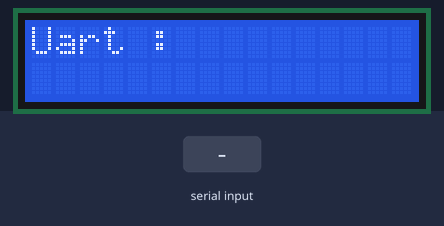
Recording of a program running on a simulated ATmega32, built with avr-gcc and emulated at 8 MHz. On the bench: 16×2 character LCD. Wiring (inferred from the signals the program sends): character LCD (HD44780): RS PA5; E PA4; data PA0, PA1, PA2, PA3. Inputs (shaded band) come from the test bench. What the program prints to the serial monitor is not drawn.

Above: at 1.2 s.
1.3 s: "1" received over Serial
At 2.2 s:
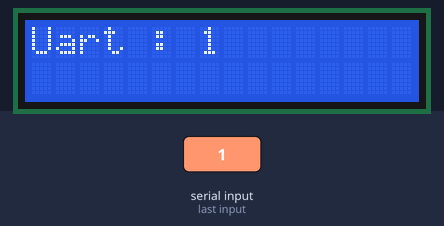
2.8 s: "0" received over Serial
At 3.4 s:
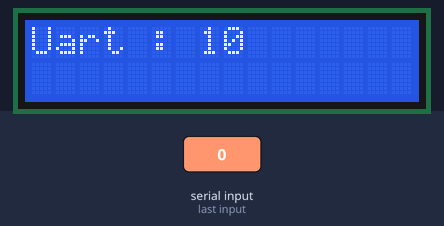
4.3 s: "2" received over Serial
At 5.7 s:
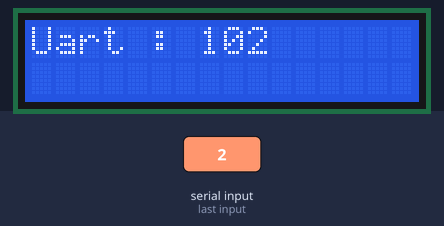
Timing chart, 0 to 7.3 s (numbered marks = the images above; inputs shaded):
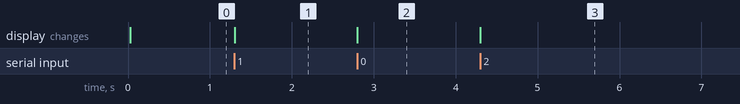

Measured:
- after the input at 1.3 s, the display: changes at once (image 1)
- after the input at 2.8 s, the display: changes at once (image 2)
- after the input at 4.3 s, the display: changes at once (image 3)

The program:

main.c
```c
/*
* Avr.c
*
* Created: 6/26/2024 10:12:08 PM
* Author : Nader
*/


#include "ECU/Lcd/lcd.h"
#include  "MCAL/UART/Uart.h"
int main(void) {
	lcd_4bit_mode lcd;
	lcd.lcd_data[0].direction=Output;
	lcd.lcd_data[0].pin=Low;
	lcd.lcd_data[0].port=A;
	lcd.lcd_data[0].pin=0;

	lcd.lcd_data[1].direction=Output;
	lcd.lcd_data[1].pin=Low;
	lcd.lcd_data[1].port=A;
	lcd.lcd_data[1].pin=1;

	lcd.lcd_data[2].direction=Output;
	lcd.lcd_data[2].pin=Low;
	lcd.lcd_data[2].port=A;
	lcd.lcd_data[2].pin=2;

	lcd.lcd_data[3].direction=Output;
	lcd.lcd_data[3].pin=Low;
	lcd.lcd_data[3].port=A;
	lcd.lcd_data[3].pin=3;

	lcd.lcd_en.direction=Output;
	lcd.lcd_en.pin=Low;
	lcd.lcd_en.port=A;
	lcd.lcd_en.pin=4;

	lcd.lcd_rs.direction=Output;
	lcd.lcd_rs.pin=Low;
	lcd.lcd_rs.port=A;
	lcd.lcd_rs.pin=5;
	UART_Init();
	lcd_4bit_initialize(&lcd);
    lcd_4bit_send_string(&lcd,"Uart : ");

UART_Send('H');
UART_Send('i');

	while (1) {

		lcd_4bit_send_char_data(&lcd,UART_Receive());
	}

}
```

lcd.c
```c
/*
 * File:   lcd.c
 * Author: Nader
 *
 *
 */

#include "lcd.h"

/**
 * @brief   Sends a 4-bit command to the LCD.
 * @param   Lcd: Pointer to the lcd_4bit_mode structure.
 * @param   data_command: The 4-bit command to be sent to the LCD.
 * @return  Returns ROK if the command is sent successfully, otherwise NOK.
 */
Std_return static lcd_4bits_command(lcd_4bit_mode  *Lcd, unsigned char data_command);

/**
 * @brief   Sends an enable pulse to the LCD in 4-bit mode.
 * @param   Lcd: Pointer to the lcd_4bit_mode structure.
 * @return  Returns ROK if the enable pulse is sent successfully, otherwise NOK.
 */
Std_return static lcd_4bits_send_enable(lcd_4bit_mode  *Lcd);

/**
 * @brief   Sends an enable pulse to the LCD in 8-bit mode.
 * @param   Lcd: Pointer to the lcd_8bit_mode structure.
 * @return  Returns ROK if the enable pulse is sent successfully, otherwise NOK.
 */
Std_return static lcd_8bits_send_enable(lcd_8bit_mode  *Lcd);

/**
 * @brief   Sets the cursor position for a 4-bit LCD.
 * @param   Lcd: Pointer to the lcd_4bit_mode structure.
 * @param   row: The row number (starting from 0).
 * @param   column: The column number (starting from 0).
 * @return  Returns ROK if the cursor position is set successfully, otherwise NOK.
 */
Std_return static lcd_4bit_set_cursor(lcd_4bit_mode  *Lcd, unsigned char row, unsigned char column);

/**
 * @brief   Sets the cursor position for an 8-bit LCD.
 * @param   Lcd: Pointer to the lcd_8bit_mode structure.
 * @param   row: The row number (starting from 0).
 * @param   column: The column number (starting from 0).
 * @return  Returns ROK if the cursor position is set successfully, otherwise NOK.
 */
Std_return static lcd_8bit_set_cursor(lcd_8bit_mode  *Lcd, unsigned char row, unsigned char column);

/**
 * @brief   Initializes the LCD in 4-bit mode.
 * @details Initializes the control pins and data pins of the LCD in 4-bit mode.
 * @param   Lcd: Pointer to the lcd_4bit_mode structure.
 * @return  Returns ROK if initialization is successful, otherwise NOK.
 */
Std_return lcd_4bit_initialize(lcd_4bit_mode  *Lcd) {
    Std_return ret = ROK;
    if (NULL == Lcd) {
        ret = NOK;
    } else {
        ret = Pin_logic_init(&(Lcd->lcd_en));
        ret = Pin_logic_init(&(Lcd->lcd_rs));
        for (unsigned char i = 0; i < 4; i++) {
            ret = Pin_logic_init(&(Lcd->lcd_data[i]));
        }
        _delay_ms(20);
        ret = lcd_4bit_send_command(Lcd, _LCD_8BIT_MODE_2_LINE);
        _delay_ms(5);
        ret = lcd_4bit_send_command(Lcd, _LCD_8BIT_MODE_2_LINE);
        _delay_us(150);
        ret = lcd_4bit_send_command(Lcd, _LCD_8BIT_MODE_2_LINE);

        ret = lcd_4bit_send_command(Lcd, _LCD_CLEAR);
        ret = lcd_4bit_send_command(Lcd, _LCD_RETURN_HOME);
        ret = lcd_4bit_send_command(Lcd, _LCD_ENTRY_MODE_INC_SHIFT_OFF);
        ret = lcd_4bit_send_command(Lcd, _LCD_DISPLAY_ON_UNDERLINE_OFF_CURSOR_OFF);
        ret = lcd_4bit_send_command(Lcd, _LCD_4BIT_MODE_2_LINE);
        ret = lcd_4bit_send_command(Lcd, 0x80);
    }
    return ret;
}

/**
 * @brief   Sends a command to the LCD in 4-bit mode.
 * @param   Lcd: Pointer to the lcd_4bit_mode structure.
 * @param   command: The command to be sent to the LCD.
 * @return  Returns ROK if the command is sent successfully, otherwise NOK.
 */
Std_return lcd_4bit_send_command(lcd_4bit_mode  *Lcd, unsigned char command) {
    Std_return ret = ROK;
    if (NULL == Lcd) {
        ret = NOK;
    } else {
        ret = Pin_write(&(Lcd->lcd_rs), Low);
        ret = lcd_4bits_command(Lcd, command >> 4);
        ret = lcd_4bits_send_enable(Lcd);
        ret = lcd_4bits_command(Lcd, command);
        ret = lcd_4bits_send_enable(Lcd);
    }
    return ret;
}

/**
 * @brief   Sends character data to the LCD in 4-bit mode.
 * @param   Lcd: Pointer to the lcd_4bit_mode structure.
 * @param   data: The character data to be sent to the LCD.
 * @return  Returns ROK if the data is sent successfully, otherwise NOK.
 */
Std_return lcd_4bit_send_char_data(lcd_4bit_mode  *Lcd, unsigned char data) {
    Std_return ret = ROK;
    if (NULL == Lcd) {
        ret = NOK;
    } else {
        ret = Pin_write(&(Lcd->lcd_rs), High);
        ret = lcd_4bits_command(Lcd, data >> 4);
        ret = lcd_4bits_send_enable(Lcd);
        ret = lcd_4bits_command(Lcd, data);
        ret = lcd_4bits_send_enable(Lcd);
    }
    return ret;
}

/**
 * @brief   Sends character data to the specified position on the LCD in 4-bit mode.
 * @param   Lcd: Pointer to the lcd_4bit_mode structure.
 * @param   row: The row number (starting from 0).
 * @param   column: The column number (starting from 0).
 * @param   data: The character data to be sent to the LCD.
 * @return  Returns ROK if the data is sent successfully, otherwise NOK.
 */
Std_return lcd_4bit_send_char_data_pos(lcd_4bit_mode  *Lcd, unsigned char row, unsigned char column, unsigned char data) {
    Std_return ret = ROK;
    if (NULL == Lcd) {
        ret = NOK;
    } else {
        ret = lcd_4bit_set_cursor(Lcd, row, column);
        ret = lcd_4bit_send_char_data(Lcd, data);
    }
    return ret;
}

/**
 * @brief   Sends a string to the LCD in 4-bit mode.
 * @param   Lcd: Pointer to the lcd_4bit_mode structure.
 * @param   str: Pointer to the string to be sent to the LCD.
 * @return  Returns ROK if the string is sent successfully, otherwise NOK.
 */
Std_return lcd_4bit_send_string(lcd_4bit_mode  *Lcd, unsigned char *str) {
    Std_return ret = ROK;
    if (NULL == Lcd) {
        ret = NOK;
    } else {
        while (*str) {
            ret = lcd_4bit_send_char_data(Lcd, *str++);
        }
    }
    return ret;
}

/**
 * @brief   Sends a string to the specified position on the LCD in 4-bit mode.
 * @param   Lcd: Pointer to the lcd_4bit_mode structure.
 * @param   row: The row number (starting from 0).
 * @param   column: The column number (starting from 0).
 * @param   str: Pointer to the string to be sent to the LCD.
 * @return  Returns ROK if the string is sent successfully, otherwise NOK.
 */
Std_return lcd_4bit_send_string_pos(lcd_4bit_mode  *Lcd, unsigned char row, unsigned char column, unsigned char *str) {
    Std_return ret = ROK;
    if (NULL == Lcd) {
        ret = NOK;
    } else {
        ret = lcd_4bit_set_cursor(Lcd, row, column);
        ret = lcd_4bit_send_string(Lcd, str);
    }
    return ret;
}

/**
 * @brief   Sends a custom character to the specified position on the LCD in 4-bit mode.
 * @param   Lcd: Pointer to the lcd_4bit_mode structure.
 * @param   row: The row number (starting from 0).
 * @param   column: The column number (starting from 0).
 * @param   _char: Array containing the custom character data.
 * @param   mem_pos: Memory position for the custom character (0 to 7).
 * @return  Returns ROK if the custom character is sent successfully, otherwise NOK.
 */
Std_return lcd_4bit_send_custom_ch(lcd_4bit_mode  *Lcd, unsigned char row, unsigned char column, unsigned char  _char[], unsigned char mem_pos) {
    Std_return ret = ROK;
    if (NULL == Lcd) {
        ret = NOK;
    } else {
        ret = lcd_4bit_send_command(Lcd, _LCD_CGRAM_START + 8 * mem_pos);
        for (unsigned char i = 0; i < 8; i++) {
            ret = lcd_4bit_send_char_data(Lcd, _char[i]);
        }
        ret = lcd_4bit_send_char_data_pos(Lcd, row, column, mem_pos);


    }
    return ret;
}

/**
 * @brief   Initializes the LCD in 8-bit mode.
 * @details Initializes the control pins and data pins of the LCD in 8-bit mode.
 * @param   Lcd: Pointer to the lcd_8bit_mode structure.
 * @return  Returns ROK if initialization is successful, otherwise NOK.
 */
Std_return lcd_8bit_initailize(lcd_8bit_mode  *Lcd) {
    Std_return ret = ROK;
    if (NULL == Lcd) {
        ret = NOK;
    } else {
        ret = Pin_logic_init(&(Lcd->lcd_en));
        ret = Pin_logic_init(&(Lcd->lcd_rs));
        for (unsigned char i = 0; i < 8; i++) {
            ret = Pin_logic_init(&(Lcd->lcd_data[i]));
        }
        _delay_ms(20);
        ret = lcd_8bit_send_command(Lcd, _LCD_8BIT_MODE_2_LINE);
        _delay_ms(5);
        ret = lcd_8bit_send_command(Lcd, _LCD_8BIT_MODE_2_LINE);
        _delay_us(150);
        ret = lcd_8bit_send_command(Lcd, _LCD_8BIT_MODE_2_LINE);

        ret = lcd_8bit_send_command(Lcd, _LCD_CLEAR);
        ret = lcd_8bit_send_command(Lcd, _LCD_RETURN_HOME);
        ret = lcd_8bit_send_command(Lcd, _LCD_ENTRY_MODE_INC_SHIFT_OFF);
        ret = lcd_8bit_send_command(Lcd, _LCD_DISPLAY_ON_UNDERLINE_OFF_CURSOR_OFF);
        ret = lcd_8bit_send_command(Lcd, _LCD_8BIT_MODE_2_LINE);
        ret = lcd_8bit_send_command(Lcd, 0x80);
    }
    return ret;
}

/**
 * @brief   Sends a command to the LCD in 8-bit mode.
 * @param   Lcd: Pointer to the lcd_8bit_mode structure.
 * @param   command: The command to be sent to the LCD.
 * @return  Returns ROK if the command is sent successfully, otherwise NOK.
 */
Std_return lcd_8bit_send_command(lcd_8bit_mode  *Lcd, unsigned char command) {
    Std_return ret = ROK;
    if (NULL == Lcd) {
        ret = NOK;
    } else {
        ret = Pin_write(&(Lcd->lcd_rs), Low);
        for (unsigned char i = 0; i < 8; i++) {
            ret = Pin_write(&(Lcd->lcd_data[i]), ((command) >> i) & 0X01);
        }
        ret = lcd_8bits_send_enable(Lcd);
    }
    return ret;
}

/**
 * @brief   Sends character data to the LCD in 8-bit mode.
 * @param   Lcd: Pointer to the lcd_8bit_mode structure.
 * @param   data: The character data to be sent to the LCD.
 * @return  Returns ROK if the data is sent successfully, otherwise NOK.
 */
Std_return lcd_8bit_send_char_data(lcd_8bit_mode  *Lcd, unsigned char data) {
    Std_return ret = ROK;
    if (NULL == Lcd) {
        ret = NOK;
    } else {
        ret = Pin_write(&(Lcd->lcd_rs), High);
        for (unsigned char i = 0; i < 8; i++) {
            ret = Pin_write(&(Lcd->lcd_data[i]), ((data) >> i) & 0X01);
        }
        ret = lcd_8bits_send_enable(Lcd);
    }
    return ret;
}

/**
 * @brief   Sends character data to the specified position on the LCD in 8-bit mode.
 * @param   Lcd: Pointer to the lcd_8bit_mode structure.
 * @param   row: The row number (starting from 0).
 * @param   column: The column number (starting from 0).
 * @param   data: The character data to be sent to the LCD.
 * @return  Returns ROK if the data is sent successfully, otherwise NOK.
 */
Std_return lcd_8bit_send_char_data_pos(lcd_8bit_mode  *Lcd, unsigned char row, unsigned char column, unsigned char data) {
    Std_return ret = ROK;
    if (NULL == Lcd) {
        ret = NOK;
    } else {
        ret = lcd_8bit_set_cursor(Lcd, row, column);
        ret = lcd_8bit_send_char_data(Lcd, data);
    }
    return ret;
}

Std_return lcd_8bit_send_string(lcd_8bit_mode  *Lcd, unsigned char *str) {
    Std_return ret = ROK;
    if (NULL == Lcd) {
        ret = NOK;
    } else {
        while (*str) {
            ret = lcd_8bit_send_char_data(Lcd, *str++);
        }
    }

    return ret;
}

Std_return lcd_8bit_send_string_pos(lcd_8bit_mode  *Lcd, unsigned char row, unsigned char column, unsigned char *str) {
    Std_return ret = ROK;
    if (NULL == Lcd) {
        ret = NOK;
    } else {
        ret = lcd_8bit_set_cursor(Lcd, row, column);
        ret = lcd_8bit_send_string(Lcd, str);
    }

    return ret;
}

Std_return lcd_8bit_send_custom_ch(lcd_8bit_mode  *Lcd, unsigned char row, unsigned char column, unsigned char  _char[], unsigned char mem_pos) {
    Std_return ret = ROK;
    if (NULL == Lcd) {
        ret = NOK;
    } else {
        ret = lcd_8bit_send_command(Lcd, _LCD_CGRAM_START + 8 * mem_pos);
        for (unsigned char i = 0; i < 8; i++) {
            ret = lcd_8bit_send_char_data(Lcd, _char[i]);
        }
        ret = lcd_8bit_send_char_data_pos(Lcd, row, column, mem_pos);


    }

    return ret;
}

Std_return static lcd_8bits_send_enable(lcd_8bit_mode  *Lcd) {
    Std_return ret = ROK;
    if (NULL == Lcd) {
        ret = NOK;
    } else {
        ret = Pin_write(&(Lcd->lcd_en), High);
        _delay_us(5);
        ret = Pin_write(&(Lcd->lcd_en), Low);
    }
    return ret;
}

Std_return static lcd_8bit_set_cursor(lcd_8bit_mode  *Lcd, unsigned char row, unsigned char column) {
    Std_return ret = ROK;
    if (NULL == Lcd) {
        ret = NOK;
    } else {
        column--;
        switch (row) {
            case ROW1:
                ret = lcd_8bit_send_command(Lcd, (0X80 + column));
                break;
            case ROW2:
                ret = lcd_8bit_send_command(Lcd, (0x0c + column));
                break;
            case ROW3:
                ret = lcd_8bit_send_command(Lcd, (0X94 + column));
                break;
            case ROW4:
                ret = lcd_8bit_send_command(Lcd, (0XD4 + column));
                break;
            default:;
        }
    }
    return ret;
}

Std_return convert_byte_to_string(unsigned char value, char *str) {
    Std_return ret = ROK;
    if (NULL == str) {
        ret = NOK;
    } else {
        memset(str, '0', 4);
        sprintf(str, "%i", value);
    }

    return ret;
}

Std_return convert_short_to_string(int value, char *str) {
	Std_return ret = ROK;
	if (NULL == str) {
		ret = NOK;
		} else {
		memset(str, '\0', 6);  // Clear the buffer of length 6 (including null terminator)
		sprintf(str, "%i", value);  // Convert value to string and store in str
	}

	return ret;
}


Std_return convert_int_to_string(int value, char *str) {
	Std_return ret = ROK;
	if (NULL == str) {
		ret = NOK;
		} else {
		memset(str, '\0', 11);  // Clear the buffer of length 11 (including null terminator)
		sprintf(str, "%i", value);  // Convert value to string and store in str
	}

	return ret;
}

Std_return static lcd_4bits_send_enable(lcd_4bit_mode  *Lcd) {
    Std_return ret = ROK;
    if (NULL == Lcd) {
        ret = NOK;
    } else {
        ret = Pin_write(&(Lcd->lcd_en), High);
        _delay_us(5);
        ret = Pin_write(&(Lcd->lcd_en), Low);
    }
    return ret;
}

Std_return static lcd_4bits_command(lcd_4bit_mode  *Lcd, unsigned char data_command) {
    Std_return ret = ROK;
    ret = Pin_write(&(Lcd->lcd_data[0]), (data_command >> 0) & (unsigned char) 0x01);
    ret = Pin_write(&(Lcd->lcd_data[1]), (data_command >> 1) & (unsigned char) 0x01);
    ret = Pin_write(&(Lcd->lcd_data[2]), (data_command >> 2) & (unsigned char) 0x01);
    ret = Pin_write(&(Lcd->lcd_data[3]), (data_command >> 3) & (unsigned char) 0x01);
    return ret;
}

Std_return static lcd_4bit_set_cursor(lcd_4bit_mode  *Lcd, unsigned char row, unsigned char column) {
    Std_return ret = ROK;
    column--;
    switch (row) {
        case ROW1: ret = lcd_4bit_send_command(Lcd, (0x80 + column));
            break;
        case ROW2: ret = lcd_4bit_send_command(Lcd, (0xc0 + column));
            break;
        case ROW3: ret = lcd_4bit_send_command(Lcd, (0x94 + column));
            break;
        case ROW4: ret = lcd_4bit_send_command(Lcd, (0xd4 + column));
            break;
        default:;
    }
    return ret;
}
```

Uart.c
```c
/*
* Uart.c
*
* Created: 7/4/2024 11:08:35 PM
*  Author: xcite
*/

#include "Uart.h"

// Define CPU frequency and baud rate

#define BAUD 9600


/**
* @brief Initialize the UART with the specified baud rate and frame format.
* @param None
* @return None
*/
void UART_Init(void){
	// Set baud rate
	UBRRL=51;
	CLEAR_BIT(UCSRA,U2X);


	// Disable double speed mode
	CLEAR_BIT(UCSRA, U2X);


	// Enable transmitter and receiver
	SET_BIT(UCSRB, TXEN);
	SET_BIT(UCSRB, RXEN);
}

/**
* @brief Transmit a byte of data through UART.
* @param data The byte to be transmitted
* @return None
*/
void UART_Send(unsigned char data){
	// Wait for the transmit buffer to be empty
	while (!READ_BIT(UCSRA, UDRE));
	// Put data into the buffer, sends the data
	UDR = data;
}

/**
* @brief Receive a byte of data through UART.
* @param None
* @return The received byte
*/
unsigned char UART_Receive(void){
	// Wait for data to be received
	while (!READ_BIT(UCSRA, RXC));
	// Get and return received data from buffer
	return UDR;
}
```

Uart.h
```c
/*
 * Uart.h
 *
 * Created: 7/4/2024 11:08:45 PM
 *  Author: xcite
 */


#ifndef UART_H_
#define UART_H_
#include "../gpio/gpio.h"

void UART_Init(void);
void UART_Send(unsigned char data);
unsigned char UART_Receive(void);


#endif /* UART_H_ */
```

Utils.h
```c
/*
 * Utils.h
 *
 * Created: 6/26/2024 11:37:07 PM
 *  Author: Nader
 */


#ifndef UTILS_H_
#define UTILS_H_
#define MASK   1UL


// Macro to set a specific bit in a register
// REG: The register in which the bit needs to be set
// BIT: The bit position to be set (0 for least significant bit)
#define SET_BIT(REG, BIT) (REG |= (1 << BIT))

// Macro to clear a specific bit in a register
// REG: The register in which the bit needs to be cleared
// BIT: The bit position to be cleared (0 for least significant bit)
#define CLEAR_BIT(REG, BIT) (REG &= ~(1 << BIT))

// Macro to read a specific bit in a register
// REG: The register from which the bit needs to be read
// BIT: The bit position to be read (0 for least significant bit)
// Returns a non-zero value if the bit is set, otherwise returns 0
#define READ_BIT(REG, BIT)  ((REG >>BIT)&1)

// Macro to toggle a specific bit in a register
// REG: The register in which the bit needs to be toggled
// BIT: The bit position to be toggled (0 for least significant bit)
// Toggles the bit, setting it if it was clear and clearing it if it was set
#define TOGGLE_BIT(REG, BIT) (REG ^= (1 << BIT))


#endif /* UTILS_H_ */
```

Source omitted: lcd.h (9233 bytes), Memory_Map.h (2335 bytes), gpio.c (4318 bytes), gpio.h (2733 bytes)
